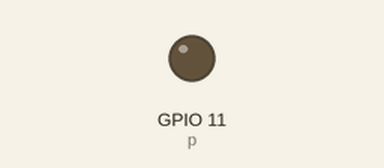
Bench run of a program on a simulated Raspberry Pi (BCM pin numbers). Shown: output pins drawn as LEDs (lit = HIGH). At 21.0 s the program stops and its outputs stay as they are.

Above: at 0.1 s.
At 5.1 s:
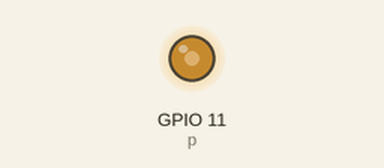
At 10.1 s:
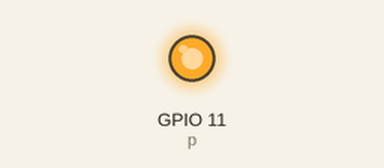
At 18.6 s:
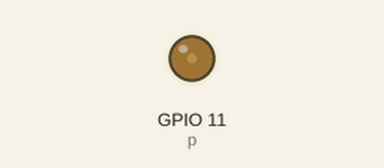
Timing chart, 0 to 22.0 s (numbered marks = the images above):
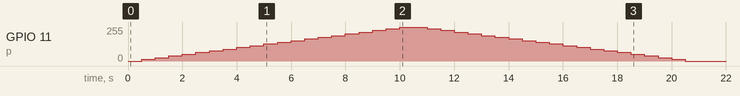

The program:

motor_testen2.py
```python
import RPi.GPIO as GPIO
import time

GPIO.setmode(GPIO.BCM)
GPIO.setup(11, GPIO.OUT)
p = GPIO.PWM(11, 50)

try:
	p.start(0)
	for dc in range(0, 101, 5):
	    p.ChangeDutyCycle(dc)
	    time.sleep(0.5)
	for dc in range(100, -1, -5):
	    p.ChangeDutyCycle(dc)
	    time.sleep(0.5)

finally:
	p.stop()
	GPIO.cleanup()
```

Measured:
- by itself, GPIO 11 (p): rises from 0/255 to 255/255 in 9.5 s, then falls to 0/255 in 10.5 s
